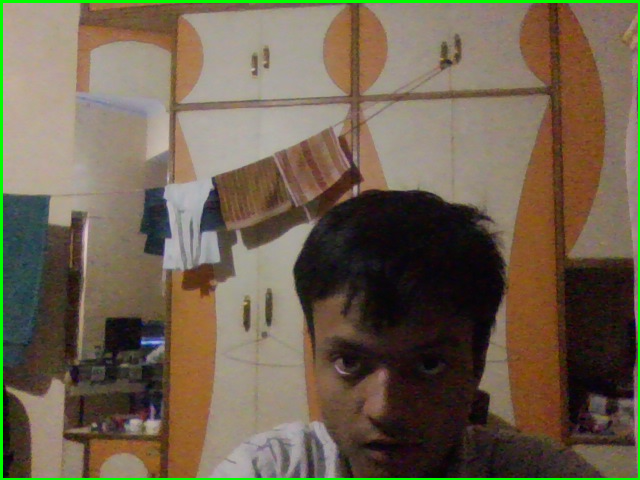
#> input picture Minor_Motion_Detection/object.png, 640 x 480 px, given in place of the camera
$ python main.py
#> lines starting #> are read from the running program, lines starting #| are printed output that depends on the picture
# Capture Image
import cv2 # pyright: ignore
import time
import glob


# Send-Email
import smtplib
import filetype                          # pyright: ignore
from email.message import EmailMessage
import os
from dotenv import load_dotenv         # pyright: ignore


load_dotenv()
PASSWORD = os.getenv("Email_API_Key")
SENDER = os.getenv("SENDER_Email_Address")
RECEIVER = os.getenv("RECEIVER_Email_Address")

def Gmailing(Image_Location):
    print("Email function is started")

    Message = EmailMessage()
    Message["Subject"] = "Intruder is in frame"
    Message.set_content("Intruder is in frame1.")

    with open(Image_Location, "rb") as file:
    # "rb" => read-binary, because it is an image.
        content = file.read()

    # Detect image type (replaces imghdr.what)
    kind = filetype.guess(content)
    if kind is None:
        raise ValueError("Can't give image file")

    # Add file
    Message.add_attachment(
        content,
        maintype="image",
        subtype=kind.extension
    )

    gmail = smtplib.SMTP("smtp.gmail.com", 587) # 587 => Port of gmail
    gmail.ehlo()
    gmail.starttls()
    gmail.login(SENDER, PASSWORD)
    gmail.sendmail(SENDER, RECEIVER, Message.as_string())
    gmail.quit()

    print("Email function ended")


# Capture Image
video = cv2.VideoCapture(0)
time.sleep(5)

init_frame = None # init => initial
status_list = []
sent_Email = False

def clean_folder(): # clean 'image' folder.
    images = glob.glob("images/*.png")
    for image in images:
        os.remove(image)

count = 1
while True:
    object = 0 # 0 => No object enters frame.
    is_object, frame = video.read()
#> frame is the input picture: shape (480, 640, 3); mean B, G, R 79.4, 98, 110.8

    # 1.
    Gray_Scale_Frame = cv2.cvtColor(frame, cv2.COLOR_BGR2GRAY)
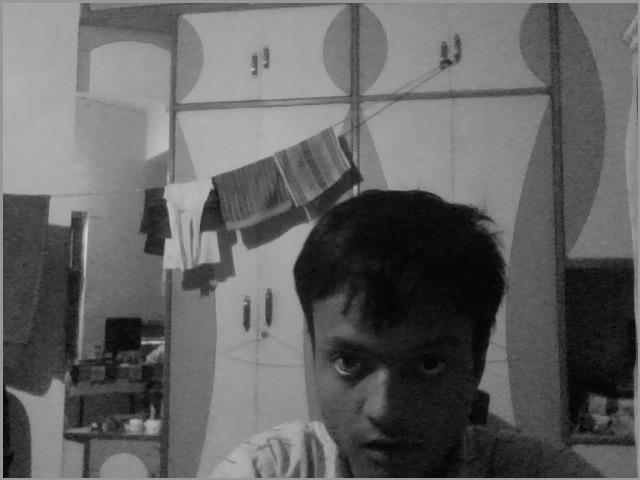
#> Gray_Scale_Frame: shape (480, 640); min 3, max 208, mean 99.7
    Gray_Gaussian = cv2.GaussianBlur(Gray_Scale_Frame, (21, 21), 0)
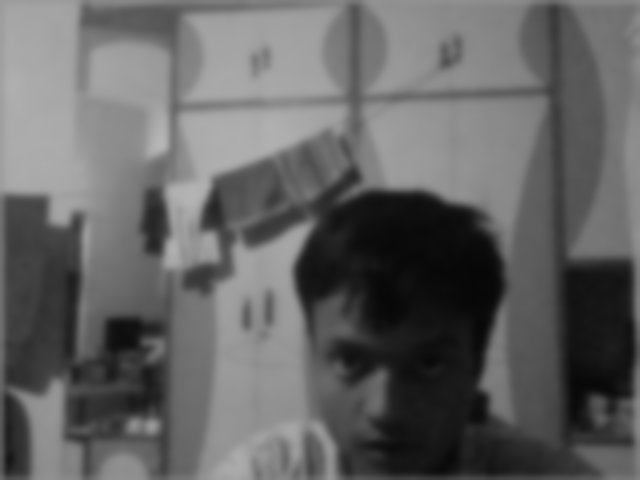
#> Gray_Gaussian: shape (480, 640); min 7, max 183, mean 99.5
    cv2.imshow("1.Blurred Gray-Scale", Gray_Gaussian)  # blurred grayscale image

    if init_frame is None:
        init_frame = Gray_Gaussian

    # 2.
    Difference_Frame = cv2.absdiff(init_frame, Gray_Gaussian) # difference from first static frame
#> Difference_Frame: shape (480, 640); every value is 0
    Max_Change = cv2.threshold(Difference_Frame, 60, 255, cv2.THRESH_BINARY)[1] # threshold mask showing motion as white
    dilated_frame = cv2.dilate(Max_Change, None, iterations=2) # dilated mask for stronger motion region

    # 3.
    countours, is_object = cv2.findContours(dilated_frame, cv2.RETR_EXTERNAL, cv2.CHAIN_APPROX_SIMPLE)
#> countours = []; is_object = None
    for countour in countours:
        if cv2.contourArea(countour) < 5000:
            continue
        x, y, width, height = cv2.boundingRect(countour)
        rectangle = cv2.rectangle(frame, (x, y), (x + width, y + height), (0, 270, 0), 3)

        if rectangle.any():
            object = 1

            if not sent_Email:    # Send Email when Object enters
                cv2.imwrite("new_object.png", frame)
                Gmailing("new_object.png")
                sent_Email = True
                print("Email sent!")
#> this loop made 0 passes
#> after the loop, sent_Email = False

    status_list.append(object)
    status_list = status_list[-2:]

    # Object reseting
    if object == 0:
        sent_Email = False

    cv2.imshow("3.Object Detection", frame)

    key = cv2.waitKey(1)
#> (key Esc is pressed here)
    if key == ord("B"):
        break

video.release()
cv2.destroyAllWindows()
